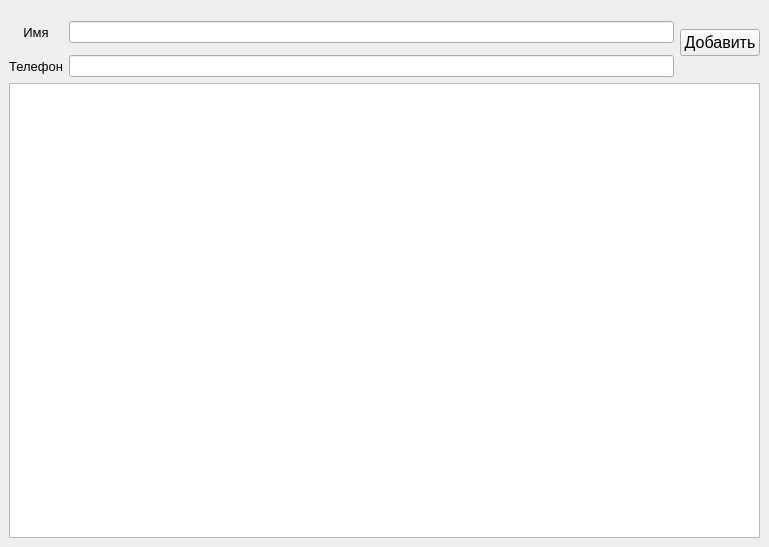
<?xml version="1.0" encoding="UTF-8"?>
<ui version="4.0">
 <class>MainWindow</class>
 <widget class="QMainWindow" name="MainWindow">
  <property name="geometry">
   <rect>
    <x>0</x>
    <y>0</y>
    <width>769</width>
    <height>547</height>
   </rect>
  </property>
  <property name="windowTitle">
   <string>MainWindow</string>
  </property>
  <widget class="QWidget" name="centralwidget">
   <layout class="QHBoxLayout" name="horizontalLayout">
    <item>
     <layout class="QVBoxLayout" name="verticalLayout">
      <item>
       <layout class="QGridLayout" name="gridLayout_2">
        <item row="4" column="1">
         <widget class="QLineEdit" name="input_phone"/>
        </item>
        <item row="2" column="1">
         <widget class="QLineEdit" name="input_name"/>
        </item>
        <item row="4" column="0">
         <widget class="QLabel" name="label">
          <property name="font">
           <font>
            <pointsize>10</pointsize>
           </font>
          </property>
          <property name="text">
           <string>Телефон</string>
          </property>
          <property name="alignment">
           <set>Qt::AlignCenter</set>
          </property>
         </widget>
        </item>
        <item row="2" column="0">
         <widget class="QLabel" name="label_2">
          <property name="font">
           <font>
            <pointsize>10</pointsize>
           </font>
          </property>
          <property name="text">
           <string>Имя</string>
          </property>
          <property name="alignment">
           <set>Qt::AlignCenter</set>
          </property>
         </widget>
        </item>
        <item row="0" column="2" rowspan="5">
         <widget class="QPushButton" name="btn_add">
          <property name="font">
           <font>
            <pointsize>12</pointsize>
           </font>
          </property>
          <property name="text">
           <string>Добавить</string>
          </property>
         </widget>
        </item>
        <item row="5" column="0" colspan="3">
         <widget class="QListWidget" name="phone_book">
          <property name="font">
           <font>
            <pointsize>16</pointsize>
           </font>
          </property>
         </widget>
        </item>
       </layout>
      </item>
     </layout>
    </item>
   </layout>
  </widget>
 </widget>
 <resources/>
 <connections/>
</ui>
